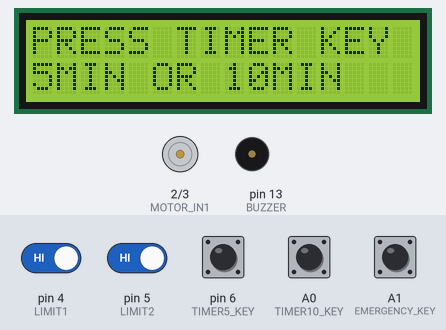
Simulated run of this sketch. Board: Arduino Uno, built with avr-gcc and run on an emulated ATmega328P. On the bench: 16×2 character LCD, motor-driver pin pairs drawn as motors (green arrow = first pin HIGH = forward, orange = second pin HIGH = backward, longer = more drive), buzzer (waves = sounding, pin HIGH). Inputs (shaded band) come from the test bench; at power-on: A0 (TIMER10_KEY), A1 (EMERGENCY_KEY), pin 4 (LIMIT1), pin 5 (LIMIT2), pin 6 (TIMER5_KEY) HIGH.

Above: at 5.2 s.
5.3 s: pin 6 (TIMER5_KEY) pulled LOW for 0.15 s
At 6.1 s:
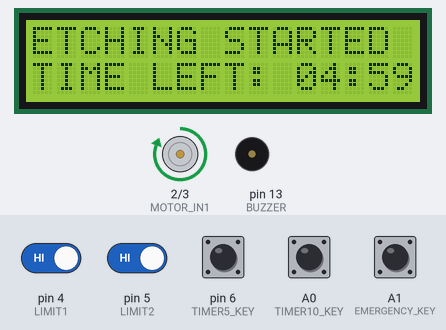
8.4 s: A1 (EMERGENCY_KEY) pulled LOW for 0.15 s
At 9.8 s:
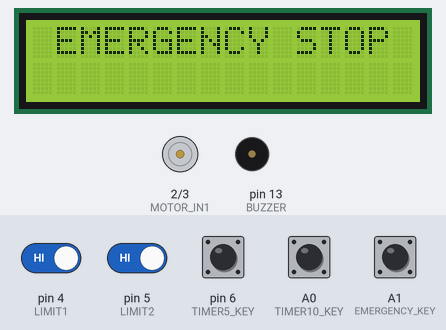
11.5 s: A0 (TIMER10_KEY) pulled LOW for 0.15 s
At 12.3 s:
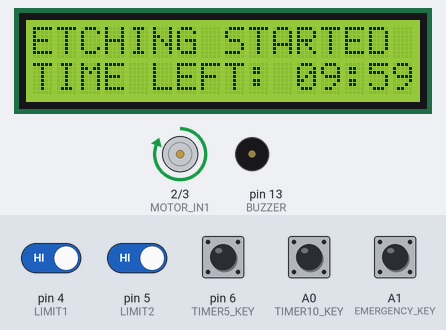
14.0 s: pin 4 (LIMIT1) driven LOW
At 15.3 s:
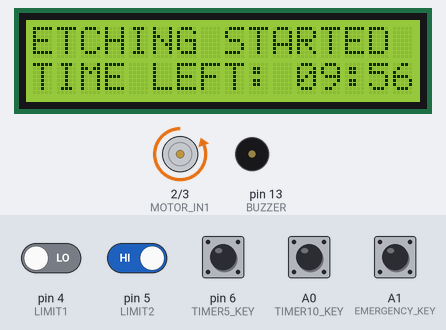
17.0 s: A1 (EMERGENCY_KEY) pulled LOW for 1 s
At 17.5 s:
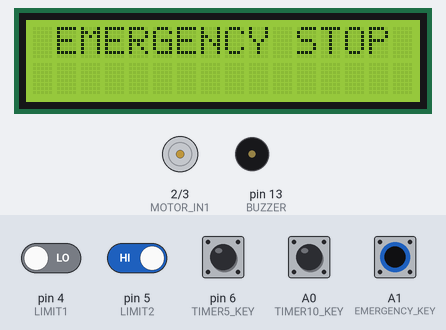
20.5 s: pin 6 (TIMER5_KEY) pulled LOW for 1 s
At 21.3 s:
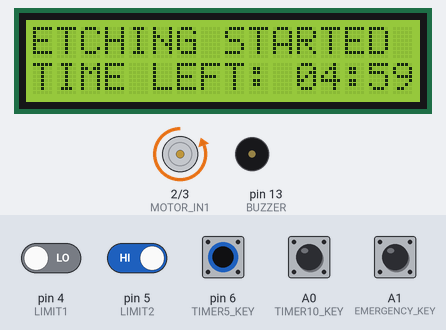
Timing chart, 0 to 23.5 s (numbered marks = the images above; inputs shaded):
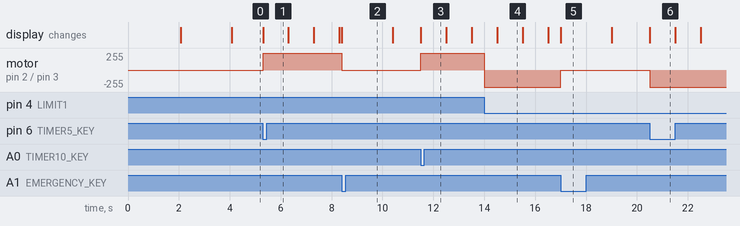

The sketch:

sketch_nov.ino
```cpp
#include <LiquidCrystal.h>

LiquidCrystal lcd(7, 8, 9, 10, 11, 12);

#define MOTOR_IN1 2
#define MOTOR_IN2 3
#define LIMIT1 4
#define LIMIT2 5
#define TIMER5_KEY 6
#define TIMER10_KEY A0
#define EMERGENCY_KEY A1
#define BUZZER 13

unsigned long timerDuration = 0;
unsigned long startTime = 0;
bool timerRunning = false;
int motorDirection = 1; // 1=CW, 2=CCW

void setup() {
  lcd.begin(16,2);
  pinMode(MOTOR_IN1, OUTPUT);
  pinMode(MOTOR_IN2, OUTPUT);
  pinMode(LIMIT1, INPUT_PULLUP);
  pinMode(LIMIT2, INPUT_PULLUP);
  pinMode(TIMER5_KEY, INPUT_PULLUP);
  pinMode(TIMER10_KEY, INPUT_PULLUP);
  pinMode(EMERGENCY_KEY, INPUT_PULLUP);
  pinMode(BUZZER, OUTPUT);

  digitalWrite(MOTOR_IN1, LOW);
  digitalWrite(MOTOR_IN2, LOW);
  digitalWrite(BUZZER, LOW);

  // --- Welcome Screens ---
  lcd.clear();
  lcd.setCursor(0,0); lcd.print("PCB ETCHING");
  lcd.setCursor(0,1); lcd.print("MACHINE");
  delay(2000);

  lcd.clear();
  lcd.setCursor(0,0); lcd.print("PROJECT BY");
  lcd.setCursor(0,1); lcd.print("ALPHAN");
  delay(2000);

  lcd.clear();
  lcd.setCursor(0,0); lcd.print("PRESS TIMER KEY");
  lcd.setCursor(0,1); lcd.print("5MIN OR 10MIN");
}

void loop() {
  // Emergency Stop
  if(digitalRead(EMERGENCY_KEY)==LOW){
    stopMotor();
    timerRunning=false;
    lcd.clear(); lcd.setCursor(0,0); lcd.print(" EMERGENCY STOP ");
    delay(2000);
    lcd.clear(); lcd.setCursor(0,0); lcd.print("PRESS TIMER KEY");
    lcd.setCursor(0,1); lcd.print("5MIN OR 10MIN");
  }

  // Start Timer
  if(!timerRunning){
    if(digitalRead(TIMER5_KEY)==LOW){
      timerDuration = 5UL*60UL*1000UL; //5min
      startTimer();
    }
    else if(digitalRead(TIMER10_KEY)==LOW){
      timerDuration = 10UL*60UL*1000UL; //10min
      startTimer();
    }
  }

  // Timer Running
  if(timerRunning){
    unsigned long elapsed = millis() - startTime;
    if(elapsed >= timerDuration){
      stopMotor();
      buzzerAlert();
      timerRunning=false;
      lcd.clear();
      lcd.setCursor(0,0); lcd.print("TIMER COMPLETE");
      lcd.setCursor(0,1); lcd.print("PRESS TIMER KEY");
    } else {
      handleMotor();
      showRemainingTime(timerDuration - elapsed);
    }
  }
}

// ---- FUNCTIONS ----
void startTimer(){
  startTime = millis();
  timerRunning = true;
  motorDirection = 1; // start CW
  lcd.clear(); lcd.setCursor(0,0); lcd.print("ETCHING STARTED");
  lcd.setCursor(0,1); lcd.print("RUNING MOTOR");
  motorClockwise();
}

void handleMotor(){
  if(digitalRead(LIMIT1)==LOW) motorDirection = 2; // CCW
  else if(digitalRead(LIMIT2)==LOW) motorDirection = 1; // CW

  if(motorDirection==1) motorClockwise();
  else if(motorDirection==2) motorAnticlockwise();
}

void motorClockwise(){
  digitalWrite(MOTOR_IN1,HIGH);
  digitalWrite(MOTOR_IN2,LOW);
}

void motorAnticlockwise(){
  digitalWrite(MOTOR_IN1,LOW);
  digitalWrite(MOTOR_IN2,HIGH);
}

void stopMotor(){
  digitalWrite(MOTOR_IN1,LOW);
  digitalWrite(MOTOR_IN2,LOW);
}

void buzzerAlert(){
  for(int i=0;i<10;i++){
    digitalWrite(BUZZER,HIGH); delay(500);
    digitalWrite(BUZZER,LOW); delay(500);
  }
}

void showRemainingTime(unsigned long remaining){
  lcd.setCursor(0,1);
  lcd.print("TIME LEFT: ");
  int seconds = remaining/1000;
  int minutes = seconds/60;
  seconds = seconds%60;
  if(minutes<10) lcd.print('0');
  lcd.print(minutes);
  lcd.print(':');
  if(seconds<10) lcd.print('0');
  lcd.print(seconds);
  lcd.print("   "); // clear extra chars
}
```

Measured:
- after the input at 5.3 s, motor on pin 2 (MOTOR_IN1) / pin 3 (MOTOR_IN2): stopped → forward 255/255 at once; the display: changes at once (image 1)
- after the input at 8.4 s, motor on pin 2 (MOTOR_IN1) / pin 3 (MOTOR_IN2): forward 255/255 → stopped at once; the display: changes at once (image 2)
- after the input at 11.5 s, motor on pin 2 (MOTOR_IN1) / pin 3 (MOTOR_IN2): stopped → forward 255/255 at once; the display: changes at once (image 3)
- after the input at 14.0 s, motor on pin 2 (MOTOR_IN1) / pin 3 (MOTOR_IN2): forward 255/255 → backward 255/255 at once
- after the input at 17.0 s, motor on pin 2 (MOTOR_IN1) / pin 3 (MOTOR_IN2): backward 255/255 → stopped at once; the display: changes at once (image 5)
- after the input at 20.5 s, motor on pin 2 (MOTOR_IN1) / pin 3 (MOTOR_IN2): stopped → backward 255/255 at once; the display: changes at once (image 6)
- what the display in image 4 shows lasts 1.0 s, from 14.5 s to 15.5 s
